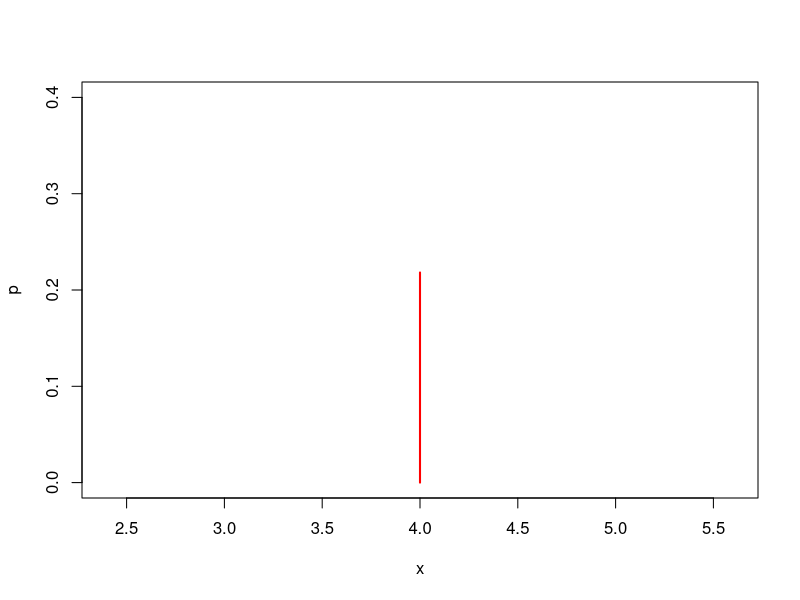

R code for this plot:
size = 20
prob = .2

#Nomor 2a
x = 4
dbinom(x, size, prob)

#Nomor 2b
p = dbinom(4, 20, .20)
plot(x,p,type='h',
      ylim=c(0,0.4),
      lwd=2,
      col="red")
      
#Nomor 2c
t = 20
mean = t * prob
mean
var = t * prob * (1 - prob)
var
